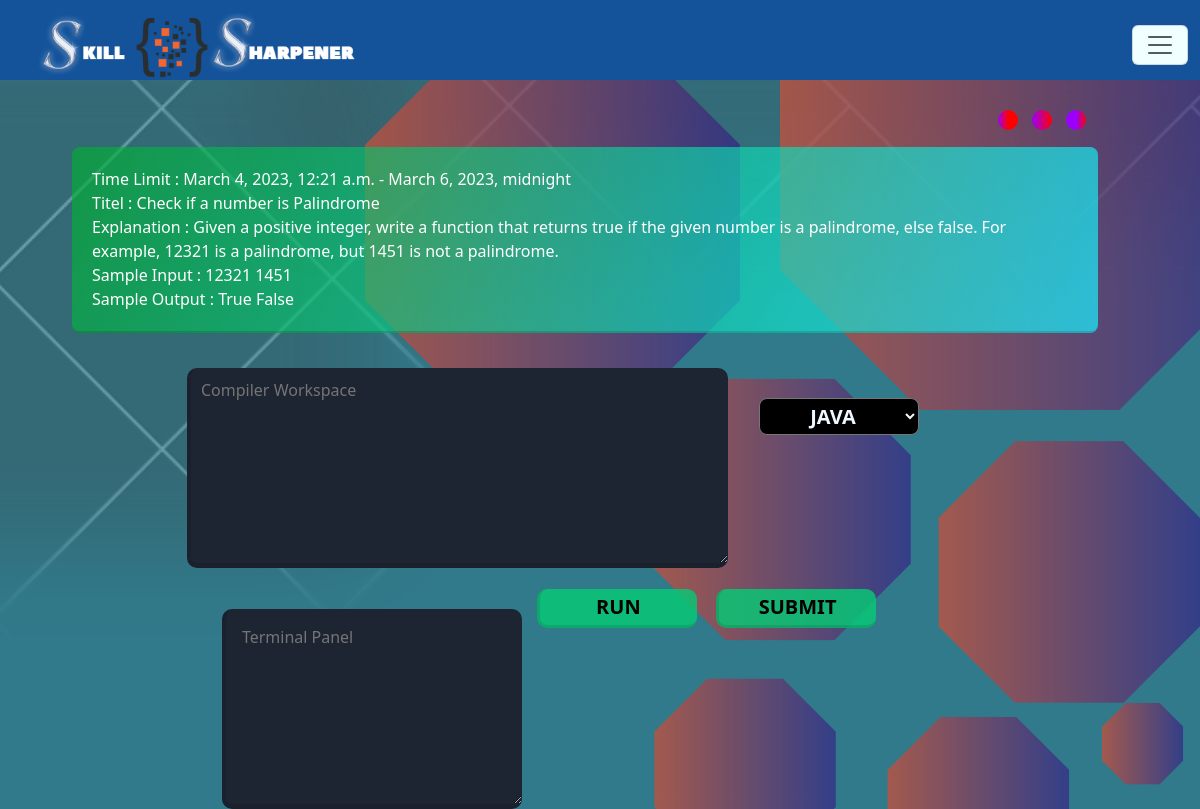
The app's page /coderoom/2/ (signed in) with its own data.
### VirtualLab/models.py (models this page shows)
class codePost(models.Model):
    title = models.CharField(max_length=50)
    post_dat = models.DateTimeField(auto_now=False, auto_now_add=False)
    end_Data = models.DateTimeField(auto_now=False, auto_now_add=False)
    code_exp = models.CharField(max_length=500)
    codeinput= models.CharField(max_length=200)
    codeoutput = models.CharField( max_length=200)

### VirtualLab/views.py (the view)
# urls.py: path('coderoom/<int:id>/',views.coderoom,name='coderoom'),
def coderoom(request, id):
    if request.user.is_authenticated:
        userName = request.user.username
        time = datetime.datetime.now()
        if userVisitData.objects.filter(usename=userName).exists():
            VisitInformation = userVisitData.objects.get(usename=userName)
            VisitInformation.codeId = id
            VisitInformation.stTime = time
        else:
            VisitInformation = userVisitData(
                codeId=id, stTime=time, usename=userName)
        VisitInformation.save()
        postData = codePost.objects.get(pk=id)
        return render(request, 'coderoom.html', {'postData': postData, 'value': ''})
    else:
        return HttpResponseRedirect('/login/')

### template/coderoom.html (shortened to what this page needs)
<!DOCTYPE html>
{% load static %}
<html lang="en">
<head>
    <link rel="stylesheet" href="{% static '/CSS/aos.css' %}">
    <link rel="stylesheet" href="{% static '/CSS/coderoom.css' %}">
    <link rel="stylesheet" href="{% static '/CSS/bootstrap.css' %}">
</head>
<body class="body" id="body">
    <nav class="navbar navbar-light bg-light fixed-top" id="nav">
        <div class="container-fluid">
            <a class="navbar-brand Pagetitle" href="/about/" id="heading">
                <img src="{% static '/media/Logo.png' %}" alt="" style="height: 64px;">
            </a>
            <button class="navbar-toggler" type="button" data-bs-toggle="offcanvas"
                data-bs-target="#offcanvasDarkNavbar" aria-controls="offcanvasDarkNavbar">
                <span class="navbar-toggler-icon"></span>
            </button>
        </div>
    </nav>
    <div class="pagebg" id="page2">
        <div id="sty">
            <button class="a1" id="a1"></button>
            <button class="a2" id="a2"></button>
            <button class="a3" id="a3"></button>
        </div>
        <div class="secondMovieList" data-aos="fade-left" data-aos-offset="200" data-aos-easing="ease-in-sine">
            <div>
                Time Limit : {{postData.post_dat}} - {{postData.end_Data}}
            </div>
            <div>
                Titel : {{postData.title}}
            </div>
            <div>
                Explanation : {{postData.code_exp}}
            </div>
            <div>
                Sample Input : {{postData.codeinput}}
            </div>
            <div>
                Sample Output : {{postData.codeoutput}}
            </div>
        </div>
        <div class="row gx-5" tabindex="1">
            <form action="{% url 'runcode' postData.id %}" method="post" class="container d-flex align-items-start align">
                <div class="out-div p-3 d-inline-flex">
                    <textarea name="codebox" id="input" cols="200" rows="50"
                        placeholder="Compiler Workspace" spellcheck="false" autocomplete="false">{{value}}</textarea>
                </div>
                <div class="item">
                    <br><br>
                    <select name="codes" class="option other">
                        <option value="Java">JAVA</option>
                    </select>
                </div>
                <div class="out_area out-div d-flex align-items-start">
                    {% if messages %}
                    {% for message in messages %}
                    <textarea name="output" cols="30" rows="10" class="p-3  output out" placeholder="Terminal Panel">
                            {{message}}
                        </textarea>
                    {% endfor %}
                    {% else %}
                    <textarea name="output" cols="30" rows="10" class=" p-3 output out"
                        placeholder="Terminal Panel"></textarea>
                    {% endif %}
                </div>
                <div>
                    <button type="submit" class="other sub_btn" name="run">RUN</button>
                    <button type="submit" class="other sub_btn" name="sub" id="submit"
                        onclick="alert('Wait a while')">SUBMIT</button>
                </div>
            </form>
        </div>
    </div>
</body>
</html>

### VirtualLab/static/CSS/coderoom.css (style rules this page uses)
.body { background: #317a8b; background-image: url('../media/codingRoom.png'); background-repeat: no-repeat; background-size: 100%; background-position-x: center; }
html { overflow-x: hidden; }
#nav { background: #14539a !important; color: #ffffff !important; }
.Pagetitle { text-shadow: 0px 2px 5px rgb(0, 0, 0); font-weight: bold; color: aliceblue !important; font-size: 26px !important; font-family: 'Alkatra', cursive; }
.navbar-toggler { background-color: azure !important; }
.pagebg { position: relative; top: 110px; padding-left: 5%; background: transparent !important; }
.secondMovieList { position: relative; border-bottom: 2px solid rgba(0, 0, 0, 0.1); background: rgb(6, 4, 54); background: linear-gradient(118deg, #00af2ea4 0%, #1bedffb5 100%); margin-top: 2%; display: inline-block; margin: 12px; flex-grow: 0; flex-shrink: 0; width: 90%; height: 100%; color: white; transition: 1s; text-align: left; padding: 20px; border-radius: 8px; }
.gx-5 { display: flex; justify-content: center; margin: 0%; }
.d-flex { display: flex !important; align-items: baseline; justify-content: center; flex-wrap: wrap; flex-direction: row; }
.out-div { margin-top: 25px; }
.container { width: 100%; padding: 0px; margin: -5px; resize: both !important; }
.align { display: flex; flex-direction: row; align-items: baseline; flex-wrap: wrap; }
textarea { resize: both !important; width: 300px; height: 200px; border-bottom: 5px solid #0000001a; border-left: 4px solid #0000001a; border-radius: 10px; border-top: none; border-right: none; background: #1d2432; color: aliceblue; padding: 10px; font-family: Consolas, monaco, monospace; }
.item { text-align: center; padding: 0px; margin-right: 8px; }
.other { padding: 3px; margin-left: 15px; width: 160px; font-size: 20px; font-weight: bold; margin-top: 5px; }
.option { background-color: black; color: aliceblue; text-align: center; border-radius: 8px; font-weight: bolder; }
.sub_btn { border-radius: 10px; border: none; border-bottom: 3px solid #0000001a; border-left: 3px solid #0000001a; background-color: #09c775d6; font-weight: bold; }
.output { text-align: left; }
.row { width: 90%; }
#input { margin-top: -18px; width: 541px; resize: horizontal !important; resize: vertical !important; }
#sty { text-align: right; margin-right: 10%; }
.a1, .a2, .a3 { width: 20px; height: 20px; border-radius: 30px; border: none; margin-left: 10px; }
.a1 { background: rgb(153, 0, 255); background: linear-gradient(90deg, #9900ff 0%, rgba(255, 0, 0, 1) 50%); }
.a2 { background: rgb(153, 0, 255); background: linear-gradient(90deg, #9900ff 0%, rgba(255, 0, 0, 1) 100%); }
.a3 { background: rgb(153, 0, 255); background: linear-gradient(90deg, #9900ff 50%, rgba(255, 0, 0, 1) 100%); }

### records on screen
codePost: post_dat "March 4, 2023, 12:21 a.m.", end_Data "March 6, 2023, midnight", title "Check if a number is Palindrome", code_exp "Given a positive integer, write a function that returns true if the given number is a palindrome, else false. For example, 12321 is a palindrome, but 1451 is not a palindrome.", codeinput "12321 1451", codeoutput "True False"
